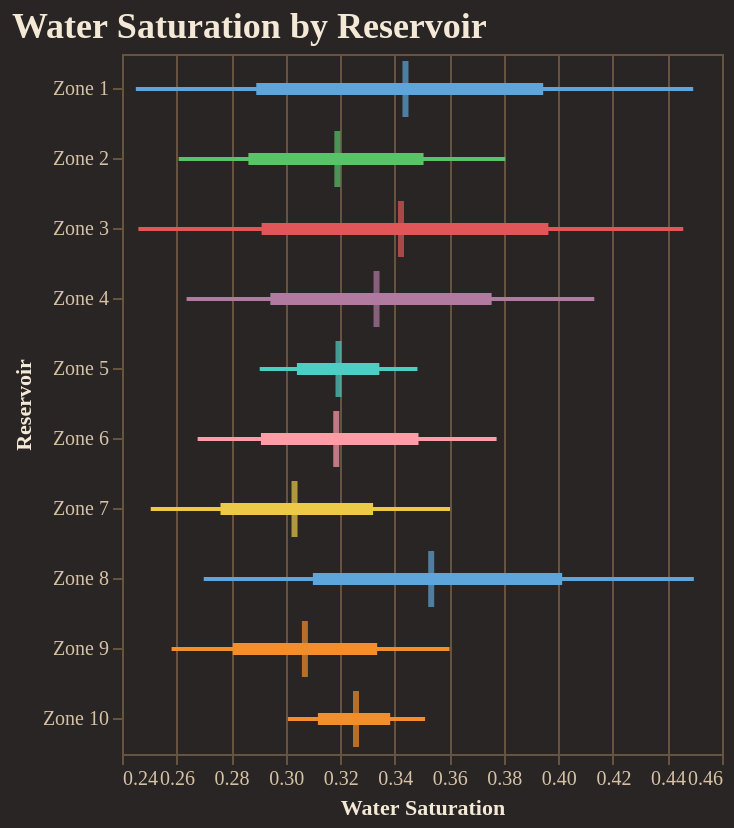

Notebook source saved alongside this figure:
### Code cell
fig = reporter.plotter.forest_plot(
    "Water Saturation", 
    backend=PLOTTING_BACKEND
)
fig.show()

### Figure 1 — Vega-Lite specification as saved in the notebook (floating-point values rounded to 4 significant figures)
{"config": {"background": "#292524", "view": {"fill": "#292524", "stroke": "#665340"}, "title": {"color": "#f4e9d7", "font": "Merriweather", "fontSize": 18, "fontWeight": 600, "subtitleColor": "#d5c2a6", "anchor": "start"}, "axis": {"domainColor": "#665340", "gridColor": "#665340", "tickColor": "#665340", "labelColor": "#d5c2a6", "titleColor": "#f4e9d7", "labelFont": "Merriweather", "titleFont": "Merriweather"}, "legend": {"titleColor": "#f4e9d7", "labelColor": "#d5c2a6", "labelFont": "Merriweather", "titleFont": "Merriweather", "orient": "top-right", "symbolType": "circle"}, "header": {"labelColor": "#d5c2a6", "titleColor": "#f4e9d7", "labelFont": "Merriweather", "titleFont": "Merriweather"}, "mark": {"color": "#c78d3b"}, "line": {"color": "#c78d3b"}, "bar": {"color": "#c78d3b"}, "point": {"color": "#ddb06d"}, "area": {"color": "#c78d3b", "opacity": 0.35}, "text": {"color": "#f4e9d7", "font": "Merriweather"}, "range": {"category": ["#5DA5DA", "#F28E2B", "#59C36A", "#E15759", "#B07AA1", "#4ECDC4", "#FF9DA7", "#EDC948"]}}, "layer": [{"mark": {"type": "rule", "strokeWidth": 2}, "encoding": {"color": {"field": "group", "legend": null, "type": "nominal"}, "x": {"field": "p10", "scale": {"zero": false}, "title": "Water Saturation", "type": "quantitative"}, "x2": {"field": "p90"}, "y": {"field": "group", "sort": ["Zone 1", "Zone 2", "Zone 3", "Zone 4", "Zone 5", "Zone 6", "Zone 7", "Zone 8", "Zone 9", "Zone 10"], "title": "Reservoir", "type": "nominal"}}}, {"mark": {"type": "rule", "strokeWidth": 6}, "encoding": {"color": {"field": "group", "legend": null, "type": "nominal"}, "x": {"field": "p25", "scale": {"zero": false}, "title": "Water Saturation", "type": "quantitative"}, "x2": {"field": "p75"}, "y": {"field": "group", "sort": ["Zone 1", "Zone 2", "Zone 3", "Zone 4", "Zone 5", "Zone 6", "Zone 7", "Zone 8", "Zone 9", "Zone 10"], "title": "Reservoir", "type": "nominal"}}}, {"mark": {"type": "tick", "color": "black", "size": 28, "thickness": 3}, "encoding": {"color": {"field": "group", "legend": null, "type": "nominal"}, "tooltip": [{"field": "group", "title": "Group", "type": "nominal"}, {"field": "p10", "title": "P10", "type": "quantitative"}, {"field": "p25", "title": "P25", "type": "quantitative"}, {"field": "median", "title": "Median", "type": "quantitative"}, {"field": "p75", "title": "P75", "type": "quantitative"}, {"field": "p90", "title": "P90", "type": "quantitative"}], "x": {"field": "median", "scale": {"zero": false}, "title": "Water Saturation", "type": "quantitative"}, "y": {"field": "group", "sort": ["Zone 1", "Zone 2", "Zone 3", "Zone 4", "Zone 5", "Zone 6", "Zone 7", "Zone 8", "Zone 9", "Zone 10"], "title": "Reservoir", "type": "nominal"}}}], "data": {"name": "data-c6f24da356bc15a962c296c2ebb027a6"}, "height": 350, "title": "Water Saturation by Reservoir", "width": "container", "$schema": "https://vega.github.io/schema/vega-lite/v5.20.1.json", "datasets": {"data-c6f24da356bc15a962c296c2ebb027a6": [{"group": "Zone 1", "p10": 0.2451, "p25": 0.2892, "median": 0.3439, "p75": 0.3944, "p90": 0.4494}, {"group": "Zone 2", "p10": 0.2608, "p25": 0.2863, "median": 0.319, "p75": 0.3506, "p90": 0.3805}, {"group": "Zone 3", "p10": 0.246, "p25": 0.2912, "median": 0.3423, "p75": 0.3963, "p90": 0.4458}, {"group": "Zone 4", "p10": 0.2637, "p25": 0.2944, "median": 0.3333, "p75": 0.3755, "p90": 0.4132}, {"group": "Zone 5", "p10": 0.2905, "p25": 0.3041, "median": 0.3194, "p75": 0.3344, "p90": 0.3483}, {"group": "Zone 6", "p10": 0.2677, "p25": 0.2909, "median": 0.3186, "p75": 0.3487, "p90": 0.3774}, {"group": "Zone 7", "p10": 0.2505, "p25": 0.2761, "median": 0.3033, "p75": 0.3321, "p90": 0.3603}, {"group": "Zone 8", "p10": 0.27, "p25": 0.31, "median": 0.3534, "p75": 0.4014, "p90": 0.4497}, {"group": "Zone 9", "p10": 0.2582, "p25": 0.2806, "median": 0.3071, "p75": 0.3336, "p90": 0.3601}, {"group": "Zone 10", "p10": 0.3008, "p25": 0.3118, "median": 0.3258, "p75": 0.3383, "p90": 0.3511}]}}
